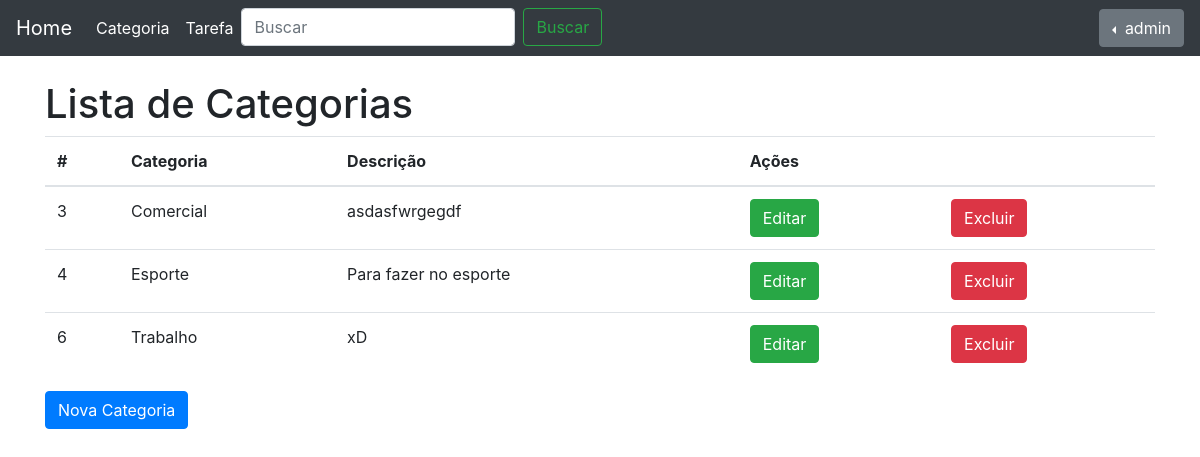
Page /tarefas/categoria/ (signed in) on the committed database.
### tarefas/models.py (models this page shows, shortened)
class Categoria(models.Model):
    nome = models.CharField(max_length=100, verbose_name='Nome')
    descricrao = models.TextField(verbose_name='Descrição')
    user = models.ForeignKey(User, on_delete=models.PROTECT)

### tarefas/views.py (the view)
@login_required
def lista_categoria(request):
    categorias = Categoria.objects.filter(user = request.user)
    return render(request, 'tarefas/lista_categoria.html', {'categorias': categorias})

### tarefas/templates/tarefas/lista_categoria.html (shortened to what this page needs)
{% extends "base.html" %}
{% block body %}
    <h1>Lista de Categorias</h1>
    {% if categorias %}
    <table class="table">
        <thead>
            <tr>
                <th>#</th>
                <th>Categoria</th>
                <th>Descrição</th>
                <th colspan="2">Ações</th>
            </tr>
        </thead>
        <tbody>
            {% for c in categorias %}
                <tr>
                    <td>{{c.id}}</td>
                    <td>{{c.nome}}</td>
                    <td>{{c.descricrao}}</td>
                    <td><a href="{% url 'tarefas:update-categoria' c.id %}" class="btn btn-success">Editar</a></td>
                    <td><a href="{% url 'tarefas:delete-categoria' c.id %}" class="btn btn-danger">Excluir</a></td>
                </tr>
            {% endfor %}
        </tbody>
    </table>
    {% else %}
        <div class="alert alert-info">
            <p>Não há categorias cadastradas!</p>
        </div>
    {% endif %}
    <a href="{% url 'tarefas:nova-categoria' %}" class="btn btn-primary" role="button">Nova Categoria</a>
{% endblock body %}

### core/templates/base.html (shortened to what this page needs)
{% load staticfiles %}
<!doctype html>
<html lang="pt">
  <head>
    <link href="{% static "css/bootstrap.min.css" %}" rel="stylesheet">
    <link href="{% static "css/starter-template.css" %}" rel="stylesheet">
  </head>
  <body>
    <nav class="navbar navbar-expand-md navbar-dark bg-dark fixed-top">
      <a class="navbar-brand" href="/">Home</a>
      <div class="collapse navbar-collapse" id="navbarsExampleDefault">
        <ul class="navbar-nav mr-auto">
          <li class="nav-item active">
            <a class="nav-link" href="{% url 'tarefas:categoria' %}">Categoria <span class="sr-only">(current)</span></a>
          </li>
          <li class="nav-item active">
            <a class="nav-link" href="{% url 'tarefas:lista-tarefa' %}">Tarefa <span class="sr-only">(current)</span></a>
          </li>
          <li>
            <form class="form-inline" action="{% url 'tarefas:search' %}">
              <input class="form-control mr-sm-2" name ="search" type="search" placeholder="Buscar" aria-label="Search">
              <button class="btn btn-outline-success my-2 my-sm-0" type="submit">Buscar</button>
            </form>
          </li>
        </ul>
      </div>
      <div class="btn-group dropleft">
        <button type="button" class="btn btn-secondary dropdown-toggle" data-toggle="dropdown" aria-haspopup="true" aria-expanded="false">
          {% if user.is_authenticated %}{{user.get_full_name|default:user.username}}{% endif %}
        </button>
      </div>
    </nav>
    <div  class="container">
      {% block body %}
      {% endblock body %}
    </div>
  </body>
</html>

### core/static/css/starter-template.css (style rules this page uses)
body { padding-top: 5rem; }

### rows in the picture
Categoria: id "3", nome "Comercial", descricrao "asdasfwrgegdf"
Categoria: id "4", nome "Esporte", descricrao "Para fazer no esporte"
Categoria: id "6", nome "Trabalho", descricrao "xD"

### other values in the picture
{{ user.get_full_name|default:user.username }} "admin"
